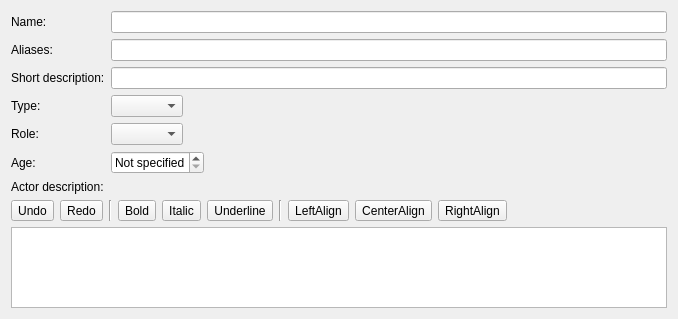
<?xml version="1.0" encoding="UTF-8"?>
<ui version="4.0">
 <class>CAuActorRdfEditWidget</class>
 <widget class="QWidget" name="CAuActorRdfEditWidget">
  <property name="geometry">
   <rect>
    <x>0</x>
    <y>0</y>
    <width>678</width>
    <height>319</height>
   </rect>
  </property>
  <layout class="QHBoxLayout" name="horizontalLayout">
   <item>
    <layout class="QVBoxLayout" name="verticalLayout">
     <item>
      <layout class="QFormLayout" name="formLayout">
       <property name="fieldGrowthPolicy">
        <enum>QFormLayout::ExpandingFieldsGrow</enum>
       </property>
       <item row="1" column="0">
        <widget class="QLabel" name="nameLabel">
         <property name="text">
          <string>Name:</string>
         </property>
         <property name="buddy">
          <cstring>nameLineEdit</cstring>
         </property>
        </widget>
       </item>
       <item row="1" column="1">
        <widget class="KLineEdit" name="nameLineEdit">
         <property name="text">
          <string/>
         </property>
         <property name="urlDropsEnabled">
          <bool>false</bool>
         </property>
         <property name="clickMessage">
          <string>Enter actor's name here</string>
         </property>
        </widget>
       </item>
       <item row="2" column="0">
        <widget class="QLabel" name="aliasesLabel">
         <property name="text">
          <string>Aliases:</string>
         </property>
         <property name="buddy">
          <cstring>aliasesLineEdit</cstring>
         </property>
        </widget>
       </item>
       <item row="2" column="1">
        <widget class="KLineEdit" name="aliasesLineEdit">
         <property name="text">
          <string/>
         </property>
         <property name="urlDropsEnabled">
          <bool>false</bool>
         </property>
         <property name="clickMessage">
          <string>Enter all actors aliases here, separating them with &quot;,&quot;</string>
         </property>
        </widget>
       </item>
       <item row="4" column="0">
        <widget class="QLabel" name="typeLabel">
         <property name="text">
          <string>Type:</string>
         </property>
         <property name="buddy">
          <cstring>typeComboBox</cstring>
         </property>
        </widget>
       </item>
       <item row="4" column="1">
        <widget class="KComboBox" name="typeComboBox"/>
       </item>
       <item row="5" column="0">
        <widget class="QLabel" name="roleLabel">
         <property name="text">
          <string>Role:</string>
         </property>
         <property name="buddy">
          <cstring>roleComboBox</cstring>
         </property>
        </widget>
       </item>
       <item row="5" column="1">
        <widget class="KComboBox" name="roleComboBox"/>
       </item>
       <item row="6" column="0">
        <widget class="QLabel" name="ageLabel">
         <property name="text">
          <string>Age:</string>
         </property>
         <property name="buddy">
          <cstring>ageSpinBox</cstring>
         </property>
        </widget>
       </item>
       <item row="6" column="1">
        <widget class="QSpinBox" name="ageSpinBox">
         <property name="specialValueText">
          <string>Not specified</string>
         </property>
         <property name="maximum">
          <number>1000000000</number>
         </property>
         <property name="value">
          <number>0</number>
         </property>
        </widget>
       </item>
       <item row="3" column="1">
        <widget class="KLineEdit" name="shortDescrLineEdit">
         <property name="clickMessage">
          <string>One line description here to show in lists</string>
         </property>
        </widget>
       </item>
       <item row="3" column="0">
        <widget class="QLabel" name="shortDescrLabel">
         <property name="text">
          <string>Short description:</string>
         </property>
         <property name="buddy">
          <cstring>shortDescrLineEdit</cstring>
         </property>
        </widget>
       </item>
      </layout>
     </item>
     <item>
      <widget class="QLabel" name="descrLabel">
       <property name="text">
        <string>Actor description:</string>
       </property>
       <property name="buddy">
        <cstring>descrRichTextWidget</cstring>
       </property>
      </widget>
     </item>
     <item>
      <layout class="QHBoxLayout" name="horizontalLayout_2">
       <item>
        <widget class="QToolButton" name="undoToolButton">
         <property name="text">
          <string>Undo</string>
         </property>
        </widget>
       </item>
       <item>
        <widget class="QToolButton" name="redoToolButton">
         <property name="text">
          <string>Redo</string>
         </property>
        </widget>
       </item>
       <item>
        <widget class="Line" name="line">
         <property name="orientation">
          <enum>Qt::Vertical</enum>
         </property>
        </widget>
       </item>
       <item>
        <widget class="QToolButton" name="boldToolButton">
         <property name="text">
          <string>Bold</string>
         </property>
        </widget>
       </item>
       <item>
        <widget class="QToolButton" name="italicToolButton">
         <property name="text">
          <string>Italic</string>
         </property>
        </widget>
       </item>
       <item>
        <widget class="QToolButton" name="underlineToolButton">
         <property name="text">
          <string>Underline</string>
         </property>
        </widget>
       </item>
       <item>
        <widget class="Line" name="line_2">
         <property name="orientation">
          <enum>Qt::Vertical</enum>
         </property>
        </widget>
       </item>
       <item>
        <widget class="QToolButton" name="leftAlignToolButton">
         <property name="text">
          <string>LeftAlign</string>
         </property>
        </widget>
       </item>
       <item>
        <widget class="QToolButton" name="centerAlignToolButton">
         <property name="text">
          <string>CenterAlign</string>
         </property>
        </widget>
       </item>
       <item>
        <widget class="QToolButton" name="rightAlignToolButton">
         <property name="text">
          <string>RightAlign</string>
         </property>
        </widget>
       </item>
       <item>
        <spacer name="horizontalSpacer">
         <property name="orientation">
          <enum>Qt::Horizontal</enum>
         </property>
         <property name="sizeHint" stdset="0">
          <size>
           <width>40</width>
           <height>20</height>
          </size>
         </property>
        </spacer>
       </item>
      </layout>
     </item>
     <item>
      <widget class="KRichTextWidget" name="descrRichTextWidget">
       <property name="clickMessage">
        <string>Enter actor's description here</string>
       </property>
      </widget>
     </item>
    </layout>
   </item>
  </layout>
 </widget>
 <customwidgets>
  <customwidget>
   <class>KRichTextEdit</class>
   <extends>KTextEdit</extends>
   <header>krichtextedit.h</header>
  </customwidget>
  <customwidget>
   <class>KComboBox</class>
   <extends>QComboBox</extends>
   <header>kcombobox.h</header>
  </customwidget>
  <customwidget>
   <class>KLineEdit</class>
   <extends>QLineEdit</extends>
   <header>klineedit.h</header>
  </customwidget>
  <customwidget>
   <class>KTextEdit</class>
   <extends>QTextEdit</extends>
   <header>ktextedit.h</header>
  </customwidget>
  <customwidget>
   <class>KRichTextWidget</class>
   <extends>KRichTextEdit</extends>
   <header>krichtextwidget.h</header>
  </customwidget>
 </customwidgets>
 <resources/>
 <connections/>
</ui>
